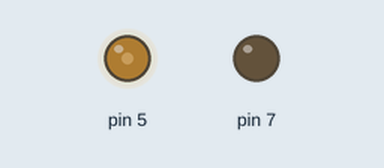
Simulated run of this program. Board: Arduino Nano, built with avr-gcc and run on an emulated ATmega328P. On the bench: output pins drawn as LEDs (lit = HIGH).

Above: at 0.05 s.
At 5.0 s:
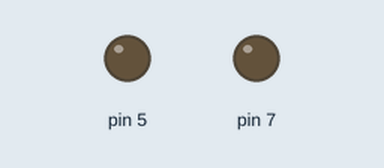
Timing chart, 0 to 6.5 s (numbered marks = the images above):
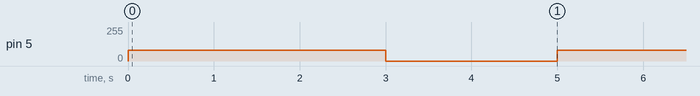

The program:

main.cpp
```cpp
#include <Arduino.h>
#include "MotorController.h"

MotorController motor(7, 5);

void setup() {
    motor.begin();
}


void loop() {
    motor.setMotion(Direction::FORWARD, 80);
    delay(3000);

    motor.stop();
    delay(2000);
}
```

MotorController.h
```cpp
#pragma once

#include <Arduino.h>

enum class Direction {
    FORWARD,
    BACKWARD,
    STOP
};

class MotorController {
private:
    const uint8_t dirPin;
    const uint8_t pwmPin;

    Direction currentDirection = Direction::STOP;

public:
    MotorController(uint8_t dirPin, uint8_t pwmPin);

    void begin();
    void setMotion(Direction direction, int speed);
    void stop();
};
```

MotorController.cpp
```cpp
#include "MotorController.h"

MotorController::MotorController(uint8_t dirPin, uint8_t pwmPin)
    : dirPin(dirPin), pwmPin(pwmPin) {}

void MotorController::begin() {
    pinMode(dirPin, OUTPUT);
    pinMode(pwmPin, OUTPUT);

    digitalWrite(dirPin, LOW);
    analogWrite(pwmPin, 0);
}

void MotorController::setMotion(Direction direction, int speed) {
    speed = constrain(speed, 0, 255);

    if (direction == Direction::STOP || speed == 0) {
        stop();
        return;
    }

    if (currentDirection != Direction::STOP &&
        currentDirection != direction) {
        analogWrite(pwmPin, 0);
        delay(200);
    }

    if (direction == Direction::FORWARD) {
        digitalWrite(dirPin, LOW);
    }
    else {
        digitalWrite(dirPin, HIGH);
    }

    analogWrite(pwmPin, speed);

    currentDirection = direction;
}

void MotorController::stop() {
    analogWrite(pwmPin, 0);
    currentDirection = Direction::STOP;
}
```

Measured:
- by itself, pin 5: alternates 80/255 for 3.0 s and 0/255 for 2.0 s
